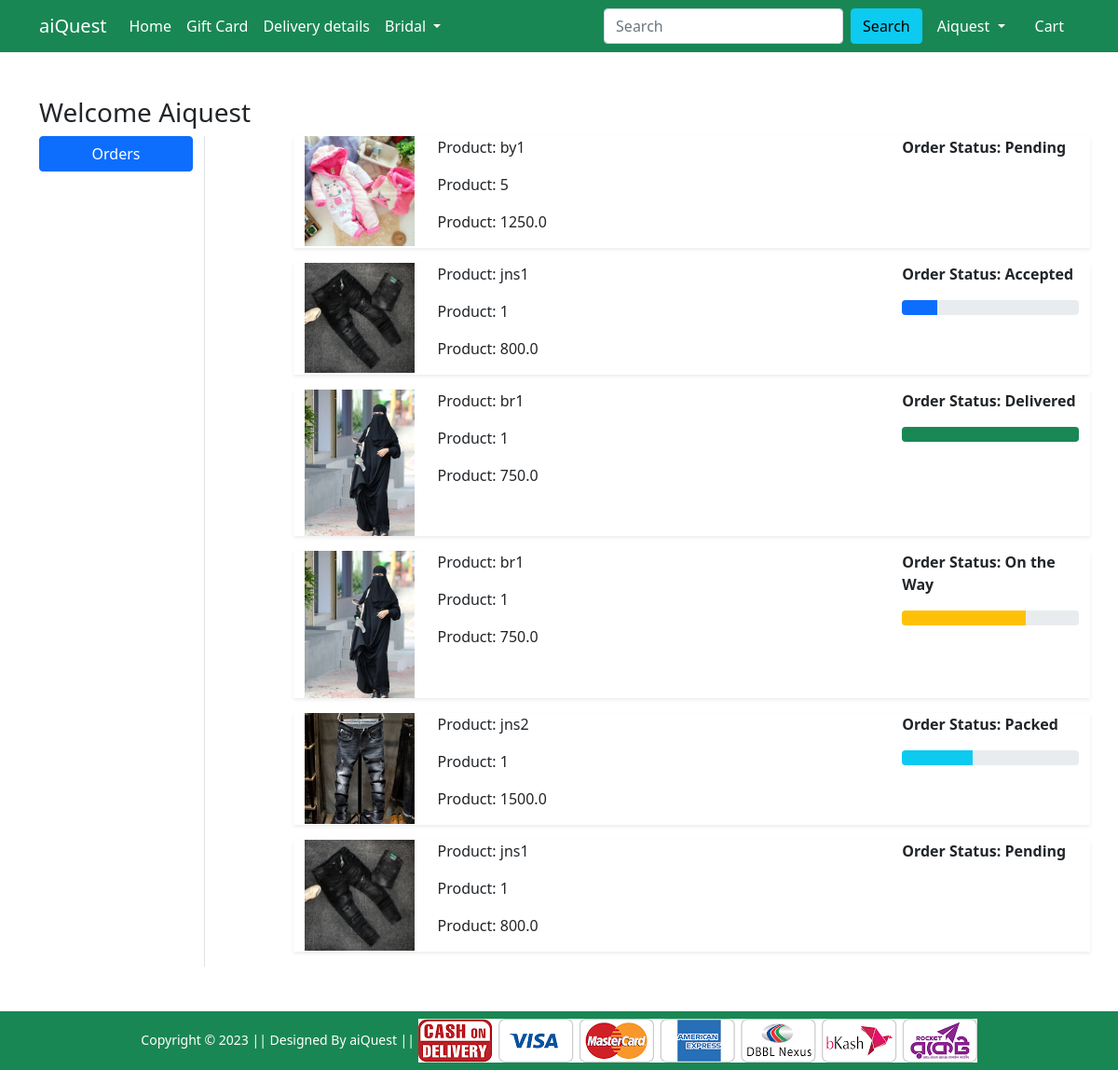
Screenshot of /orders/ (signed in) with the database file from the repository.
### Shop/models.py (models this page shows, shortened)
class OrderPlaced(models.Model):
    user = models.ForeignKey(User, on_delete=models.CASCADE)
    customer = models.ForeignKey(Customer, on_delete=models.CASCADE)
    product = models.ForeignKey(Product, on_delete=models.CASCADE)
    quantity = models.PositiveIntegerField(default=1)
    ordered_date = models.DateTimeField(auto_now_add=True)
    status = models.CharField(max_length=50, choices=STATUS_CHOICE, default='Pending')
    @property
    def total_cost(self):
        return self.quantity * self.product.discounted_price

class Product(models.Model):
    title = models.CharField(max_length=100)
    selling_price = models.FloatField()
    discounted_price = models.FloatField()
    description = models.TextField()
    brand = models.CharField(max_length=100)
    category = models.CharField(choices=CATEGORY_CHOICES,max_length=2)
    product_image = models.ImageField(upload_to='productimg')

### Shop/views.py (the view)
# urls.py: path('orders/', views.orders, name='orders'),
@login_required
def orders(request):
 op = OrderPlaced.objects.filter(user=request.user)
 return render(request, 'Shop/orders.html', {'order_placed':op})

### Shop/templates/Shop/orders.html (shortened to what this page needs)
{% extends 'Shop/base.html' %}
{% load static %}
{% block main-content %}
<div class="container my-5">
    <div class="row">
        <h3>Welcome <span class="text-capitalize">{{request.user}}</span></h3>
        <div class="col-sm-2 border-end">
            <ul class="list-unstyled">
                <li class="d-grid"><a href="{% url 'orders' %}" class="btn btn-primary">Orders</a></li>
            </ul>
        </div>
        <div class="col-sm-9 offset-sm-1">
            {% for op in order_placed %}
            <div class="row shadow-sm mb-3">
                <div class="col-sm-2">
                    <img src="{{op.product.product_image.url}}" alt="" srcset="" class="img-fluid" height="150"
                        width="150">
                </div>
                <div class="col-sm-7">
                    <p>Product: {{op.product.title}}</p>
                    <p>Product: {{op.quantity}}</p>
                    <p>Product: {{op.total_cost}}</p>
                </div>
                <div class="col-sm-3 fw-bold">
                    <p>Order Status: {{op.status}}</p>
                    {% if op.status == 'Accepted' %}
                    <div class="progress">
                        <div class="progress-bar" role="progressbar" style="width: 20%" aria-valuenow="20"
                            aria-valuemin="0" aria-valuemax="100">
                        </div>
                    </div>
                    {% endif %}
                    {% if op.status == 'Packed' %}
                    <div class="progress">
                        <div class="progress-bar bg-info" role="progressbar" style="width: 40%" aria-valuenow="40"
                            aria-valuemin="0" aria-valuemax="100">
                        </div>
                    </div>
                    {% endif %}
                    {% if op.status == 'On the Way' %}
                    <div class="progress">
                        <div class="progress-bar bg-warning" role="progressbar" style="width: 70%" aria-valuenow="70"
                            aria-valuemin="0" aria-valuemax="100">
                        </div>
                    </div>
                    {% endif %}
                    {% if op.status == 'Delivered' %}
                    <div class="progress">
                        <div class="progress-bar bg-success" role="progressbar" style="width: 100%" aria-valuenow="100"
                            aria-valuemin="0" aria-valuemax="100">
                        </div>
                    </div>
                    {% endif %}
                </div>
            </div>
            {% endfor %}
        </div>
    </div>
</div>
{% endblock main-content %}

### Shop/templates/Shop/base.html (shortened to what this page needs)
<!doctype html>
{% load static %}
<html lang="en">
<head>
    <link href="https://cdn.jsdelivr.net/npm/bootstrap@5.0.0-beta1/dist/css/bootstrap.min.css" rel="stylesheet"
>
    <link rel="stylesheet" href="{% static 'Shop/css/owl.carousel.min.css' %}">
    <link rel="stylesheet" href="{% static 'Shop/css/all.min.css' %}">
    <link rel="stylesheet" href="{% static 'Shop/css/style.css' %}">
</head>
<body>
    <nav class="navbar navbar-expand-lg navbar-dark bg-success">
        <div class="container">
            <a class="navbar-brand" href="/">aiQuest</a>
            <div class="collapse navbar-collapse" id="navbarSupportedContent">
                <ul class="navbar-nav me-auto mb-2 mb-lg-0">
                    <li class="nav-item">
                        <a class="nav-link active" aria-current="page" href="/">Home</a>
                    </li>
                    <li class="nav-item">
                        <a class="nav-link active" aria-current="page" href="#">Gift Card</a>
                    </li>
                    <li class="nav-item">
                        <a class="nav-link active" aria-current="page" href="#">Delivery details</a>
                    </li>
                    <li class="nav-item dropdown">
                        <a class="nav-link dropdown-toggle text-white" href="#" id="electronicsDropdown" role="button"
                            data-bs-toggle="dropdown" aria-expanded="false">
                            Bridal
                        </a>
                    </li>
                </ul>
                <form class="d-flex" action="{% url 'search' %}" method="GET">
                    <input class="form-control me-2" name="quary" type="search" placeholder="Search"
                        aria-label="Search">
                    <button class="btn btn-info" type="submit">Search</button>
                </form>
                <div>
                    <ul class="navbar-nav me-auto mb-2 mb-lg-0">
                        {% if request.user.is_authenticated %}
                        <li class="nav-item dropdown mx-2">
                            <a class="nav-link dropdown-toggle text-white" href="#" id="profileDropdown" role="button"
                                data-bs-toggle="dropdown" aria-expanded="false">
                                {{request.user.username|capfirst}}
                            </a>
                        </li>
                        <li class="nav-item mx-2">
                            <a href="{% url 'showcart' %}" class="nav-link text-white"> Cart </a>
                        </li>
                        {% endif %}
                    </ul>
                </div>
            </div>
        </div>
    </nav>
    {% block main-content %} {% endblock main-content %}
    <footer class="container-fluid bg-success text-center p-2 mt-5">
        <small class="text-white">Copyright &copy; 2023 || Designed By aiQuest || </small>
        <img src="{% static 'Shop/images/paymentlogo.png' %}" alt="" srcset="" class="img-fluid" height="2px">
    </footer>
</body>
</html>

### rows the page displays
OrderPlaced: product.product_image (picture), product "by1", quantity "5", total_cost "1250.0", status "Pending"
OrderPlaced: product.product_image (picture), product "jns1", quantity "1", total_cost "800.0", status "Accepted"
OrderPlaced: product.product_image (picture), product "br1", quantity "1", total_cost "750.0", status "Delivered"
OrderPlaced: product.product_image (picture), product "br1", quantity "1", total_cost "750.0", status "On the Way"
OrderPlaced: product.product_image (picture), product "jns2", quantity "1", total_cost "1500.0", status "Packed"
OrderPlaced: product.product_image (picture), product "jns1", quantity "1", total_cost "800.0", status "Pending"

### other values shown
{{ request.user.username|capfirst }} "Aiquest"
{{ request.user }} "Aiquest"
